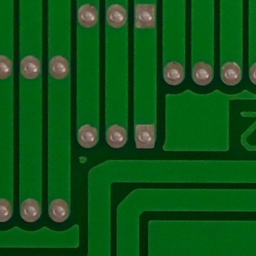
#> input picture inference_img/PCB_img.png, 256 x 256 px; its folder holds only this picture in this run
$ python -i edge_extraction.py   (imports and definitions only)
#> lines starting #> are read from the running program, lines starting #| are printed output that depends on the picture
from tqdm import tqdm
import cv2
import numpy as np
import os

# [59 lines left out: functions smooth_pcb_edge_extraction, batch_smooth_pcb_edges, not called in this run]

def smooth_pcb_edge_extraction(image_path):
    """
    使用 CLAHE + 高斯模糊 + 自适应 Canny + 闭运算 提取平滑的 PCB 边缘图像。
    返回边缘图 ndarray（uint8, 0/255）。
    """
#> called with image_path = '../inference_img/PCB_img.png'
    img = cv2.imread(image_path)
#> img is the input picture: shape (256, 256, 3); mean B, G, R 22.8, 83.7, 13.4
    if img is None:
        print(f"图片读取失败：{image_path}")
        return None

    gray = cv2.cvtColor(img, cv2.COLOR_BGR2GRAY)
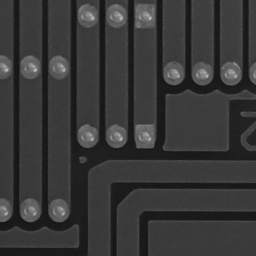
#> gray: shape (256, 256); min 17, max 193, mean 55.7
    clahe = cv2.createCLAHE(clipLimit=2.0, tileGridSize=(8, 8))
    enhanced = clahe.apply(gray)
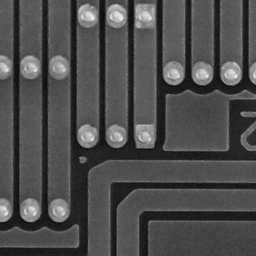
#> enhanced: shape (256, 256); min 9, max 236, mean 76.7
    blurred = cv2.GaussianBlur(enhanced, (5, 5), 1.4)
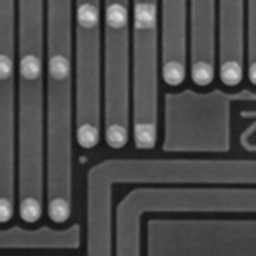
#> blurred: shape (256, 256); min 16, max 224, mean 76.7
    v = np.median(blurred)
#> v = 80
    lower = int(max(0, 0.66 * v))
#> lower = 52
    upper = int(min(255, 1.33 * v))
#> upper = 106
    edges = cv2.Canny(blurred, lower, upper)
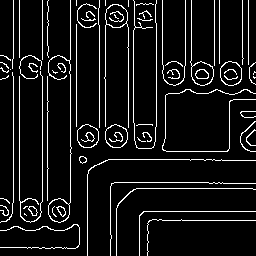
#> edges: shape (256, 256); 8.3% white in thin lines or dots
    kernel = cv2.getStructuringElement(cv2.MORPH_ELLIPSE, (3, 3))
    closed = cv2.morphologyEx(edges, cv2.MORPH_CLOSE, kernel, iterations=1)
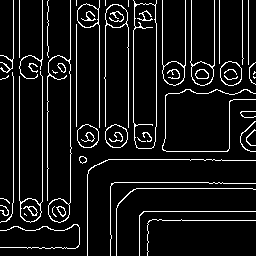
#> closed: shape (256, 256); 8.5% white in thin lines or dots
    return closed


# [11 lines left out: function batch_smooth_pcb_edges, not called in this run]

>>> result = smooth_pcb_edge_extraction('../inference_img/PCB_img.png')
